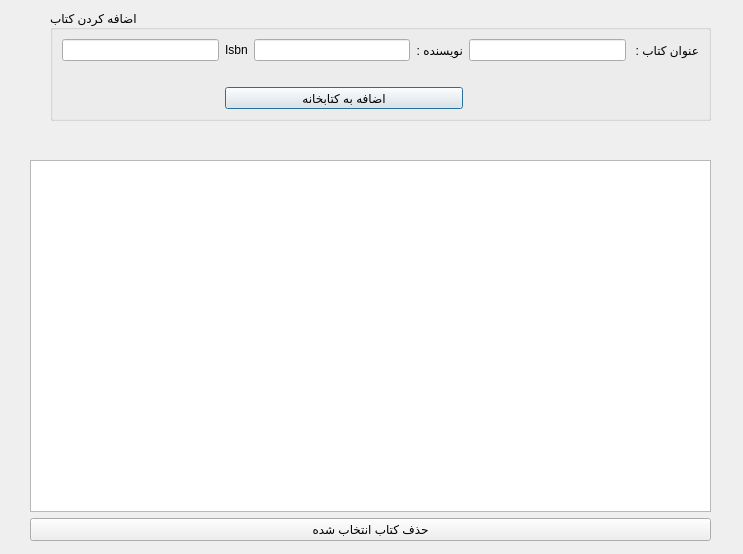
<?xml version="1.0" encoding="UTF-8"?>
<ui version="4.0">
 <class>Dialog</class>
 <widget class="QDialog" name="Dialog">
  <property name="geometry">
   <rect>
    <x>0</x>
    <y>0</y>
    <width>743</width>
    <height>554</height>
   </rect>
  </property>
  <property name="windowTitle">
   <string>Dialog</string>
  </property>
  <widget class="QGroupBox" name="groupBox">
   <property name="geometry">
    <rect>
     <x>50</x>
     <y>10</y>
     <width>661</width>
     <height>111</height>
    </rect>
   </property>
   <property name="title">
    <string>اضافه کردن کتاب</string>
   </property>
   <layout class="QGridLayout" name="gridLayout">
    <item row="2" column="1" colspan="3">
     <widget class="QPushButton" name="btn_add">
      <property name="text">
       <string>اضافه به کتابخانه</string>
      </property>
     </widget>
    </item>
    <item row="0" column="0">
     <widget class="QLineEdit" name="txt_isbn"/>
    </item>
    <item row="0" column="2">
     <widget class="QLineEdit" name="txt_author"/>
    </item>
    <item row="0" column="1">
     <widget class="QLabel" name="label_3">
      <property name="text">
       <string>Isbn</string>
      </property>
     </widget>
    </item>
    <item row="0" column="3">
     <widget class="QLabel" name="label_2">
      <property name="text">
       <string>نویسنده :</string>
      </property>
     </widget>
    </item>
    <item row="0" column="4">
     <widget class="QLineEdit" name="txt_title"/>
    </item>
    <item row="0" column="5">
     <widget class="QLabel" name="label">
      <property name="text">
       <string>عنوان کتاب : </string>
      </property>
     </widget>
    </item>
    <item row="1" column="2">
     <widget class="QLabel" name="lbl_author_error">
      <property name="text">
       <string/>
      </property>
     </widget>
    </item>
    <item row="1" column="4">
     <widget class="QLabel" name="lbl_title_error">
      <property name="text">
       <string/>
      </property>
     </widget>
    </item>
    <item row="1" column="0">
     <widget class="QLabel" name="lbl_isbn_error">
      <property name="text">
       <string/>
      </property>
     </widget>
    </item>
   </layout>
  </widget>
  <widget class="QWidget" name="layoutWidget">
   <property name="geometry">
    <rect>
     <x>30</x>
     <y>160</y>
     <width>681</width>
     <height>381</height>
    </rect>
   </property>
   <layout class="QVBoxLayout" name="verticalLayout">
    <item>
     <widget class="QTableView" name="table_books"/>
    </item>
    <item>
     <widget class="QPushButton" name="btn_delete">
      <property name="text">
       <string>حذف کتاب انتخاب شده</string>
      </property>
     </widget>
    </item>
   </layout>
  </widget>
 </widget>
 <resources/>
 <connections/>
</ui>
